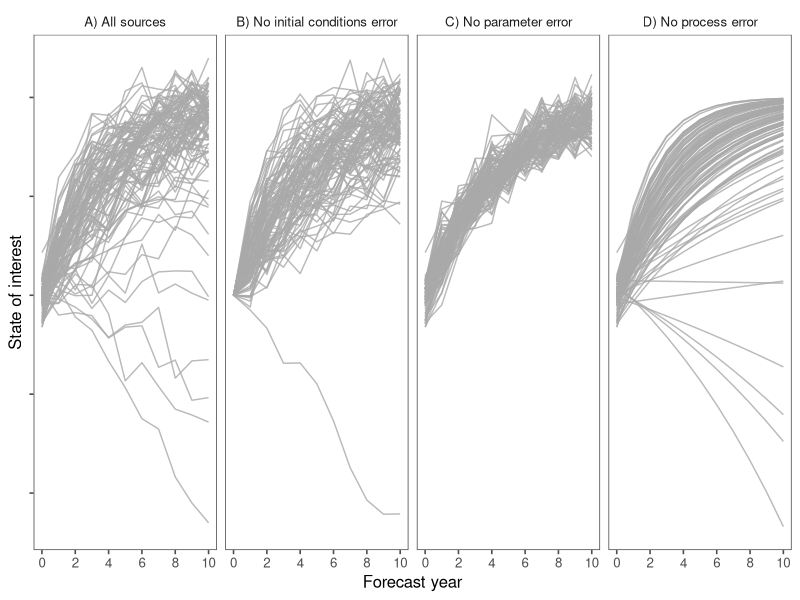
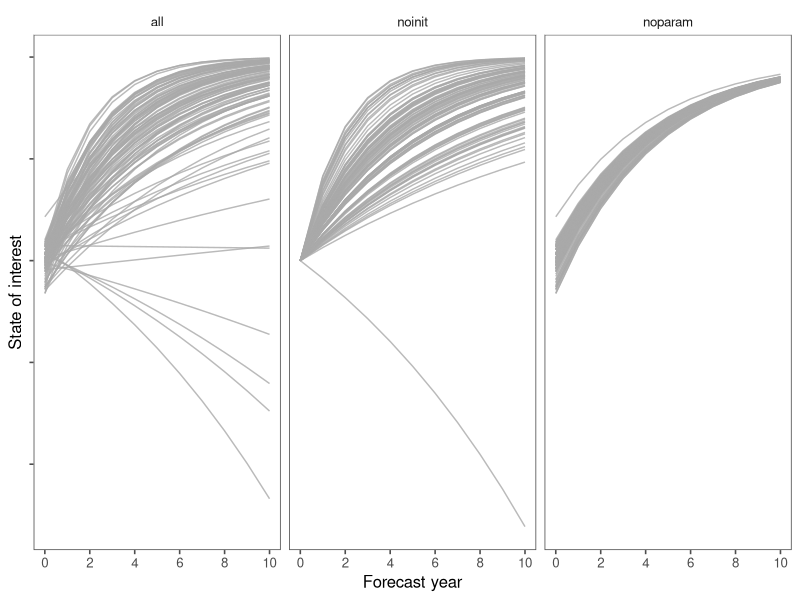

Reproduce these figures in R, in order. (Note: this script raises an error after producing the figures.)
################################################################################
##  generate_forecast_fxns.R: Script to generate a forecast time series. 
##  The simulated data can then be used to test the forecast partitioning
##  approach. The forecast generation process includes error from 
##  initial conditions uncertainty, parameter error, driver uncertainty, and 
##  process error.
##
##  Author: Andrew Tredennick
##  Date created: March 13, 2018
################################################################################

##  Clear the workspace
rm(list = ls(all.names = TRUE))


####
####  LOAD LIBRARIES -----------------------------------------------------------
####
library(tidyverse)
library(dplyr)
library(ggthemes)



####
####  DEFINE SIMULATOR FUNCTION ------------------------------------------------
####
generate_forecast <- function(z_bar, 
                              z_sigma, 
                              a_bar,
                              a_sigma,
                              theta_bar = NULL, 
                              theta_sigma = NULL, 
                              x_bar = NULL, 
                              x_sigma = NULL, 
                              proc_sigma, 
                              n_times, 
                              n_iters,
                              seed = NULL){
  if(is.null(seed) == FALSE){
    set.seed(seed)
  }
  
  if(is.null(x_bar) == FALSE){
    if(is.matrix(x_bar) == FALSE){
      stop("x_bar must be a matrix even if only providing one covariate.
           Coerce to a single column matrix, with the number of rows equal
           to the number of time steps to be forecast.")
    }
    
    if((ncol(x_bar)-1) != length(theta_bar)){
      stop("The number of covariates [ncol(x_bar)] and the number of
           coefficients [length(theta_bar)] do not match.")
    }
  }
 
  
  # Generate vector of initial conditions
  Z <- rnorm(n_iters, z_bar, z_sigma)
  
  # Generate vector of autoregressive terms
  A <- rnorm(n_iters, a_bar, a_sigma)
  
  # Generate array of time-varying covariates
  if(is.null(x_bar) == FALSE){
    X <- array(NA, dim = c((ncol(x_bar)+1), n_iters, n_times))
    X[1,,] <- 1 # make first rows 1 for the intercept
    for(dot in 1:n_times){
      for(dox in 1:ncol(x_bar)){
        X[dox+1,,dot] <- rnorm(n_iters, x_bar[dot,dox], x_sigma[dot,dox])
      }
    }
  }
  
  
  # Generate matrix of time-invariant parameters
  if(is.null(theta_bar) == FALSE){
    Theta <- matrix(NA, length(theta_bar), n_iters)
    for(dotheta in 1:length(theta_bar)){
      Theta[, dotheta] <- rnorm(n_iters, theta_bar[dotheta], theta_sigma[dotheta])
    }
  }
  
  # Generate matrix of forecasts
  forecasts <- matrix(NA, n_times+1, n_iters)
  forecasts[1,] <- Z
  
  if(is.null(theta_bar)){
    for(iiter in 1:n_times){
      Z <- A*Z
      forecasts[iiter+1, ] <- rnorm(n_iters, Z, proc_sigma) 
    }
  }else{
    for(iiter in 1:n_times){
      mu <- A*Z[iiter] + X[iiter, ]*Theta
      forecasts[iiter, ] <- rnorm(n_iters, mu, proc_sigma) 
    }
  }
  
  return(forecasts)
}



####
####  GENERATE FORECASTS -------------------------------------------------------
####
z_bar <- -20
z_sigma <- 1.5
a_bar <- 0.8
a_sigma <- 0.1
proc_sigma <- 1.6
n_times <- 10
n_iters <- 100
seed <- 126

outcasts_all <- generate_forecast(z_bar,
                                  z_sigma, 
                                  a_bar,
                                  a_sigma,
                                  theta_bar = NULL, 
                                  theta_sigma = NULL, 
                                  x_bar = NULL, 
                                  x_sigma = NULL, 
                                  proc_sigma, 
                                  n_times, 
                                  n_iters,
                                  seed)

outcasts_noproc <- generate_forecast(z_bar,
                                  z_sigma, 
                                  a_bar,
                                  a_sigma,
                                  theta_bar = NULL, 
                                  theta_sigma = NULL, 
                                  x_bar = NULL, 
                                  x_sigma = NULL, 
                                  proc_sigma = 0, 
                                  n_times, 
                                  n_iters,
                                  seed)

outcasts_noparam <- generate_forecast(z_bar,
                                  z_sigma, 
                                  a_bar,
                                  a_sigma = 0,
                                  theta_bar = NULL, 
                                  theta_sigma = NULL, 
                                  x_bar = NULL, 
                                  x_sigma = NULL, 
                                  proc_sigma, 
                                  n_times, 
                                  n_iters,
                                  seed)

outcasts_noinit <- generate_forecast(z_bar,
                                      z_sigma = 0, 
                                      a_bar,
                                      a_sigma,
                                      theta_bar = NULL, 
                                      theta_sigma = NULL, 
                                      x_bar = NULL, 
                                      x_sigma = NULL, 
                                      proc_sigma, 
                                      n_times, 
                                      n_iters,
                                      seed)

outcasts_combined <- as.data.frame(outcasts_all) %>%
  mutate(year = 0:n_times) %>%
  gather(key,value,-year) %>%
  mutate(simulation = "A) All sources") %>%
  rbind(as.data.frame(outcasts_noproc) %>%
          mutate(year = 0:n_times) %>%
          gather(key,value,-year) %>%
          mutate(simulation = "D) No process error")) %>%
  rbind(as.data.frame(outcasts_noinit) %>%
          mutate(year = 0:n_times) %>%
          gather(key,value,-year) %>%
          mutate(simulation = "B) No initial conditions error")) %>%
  rbind(as.data.frame(outcasts_noparam) %>%
          mutate(year = 0:n_times) %>%
          gather(key,value,-year) %>%
          mutate(simulation = "C) No parameter error"))

ggplot(outcasts_combined, aes(x = year, y = value, group = key))+
  geom_line(color = "darkgrey", alpha = 0.8)+
  facet_wrap(~simulation, ncol = 4)+
  scale_x_continuous(breaks = c(0,2,4,6,8,10))+
  ylab("State of interest")+
  xlab("Forecast year")+
  theme_few()+
  theme(axis.text.y = element_blank())
# ggsave(filename = "../figures/forecast_uncertainty_example.pdf", width = 8.5, height = 3, units = "in")



####
####  TEST CASE OF ANOVA WITH 2 SOURCES OF ERROR ONLY --------------------------
####
z_bar <- -20
z_sigma <- 1.5
a_bar <- 0.8
a_sigma <- 0.1
proc_sigma <- 0
n_times <- 10
n_iters <- 100
seed <- 126

outcasts_all <- generate_forecast(z_bar,
                                  z_sigma, 
                                  a_bar,
                                  a_sigma,
                                  theta_bar = NULL, 
                                  theta_sigma = NULL, 
                                  x_bar = NULL, 
                                  x_sigma = NULL, 
                                  proc_sigma, 
                                  n_times, 
                                  n_iters,
                                  seed)

outcasts_noinit <- generate_forecast(z_bar,
                                     z_sigma = 0, 
                                     a_bar,
                                     a_sigma,
                                     theta_bar = NULL, 
                                     theta_sigma = NULL, 
                                     x_bar = NULL, 
                                     x_sigma = NULL, 
                                     proc_sigma, 
                                     n_times, 
                                     n_iters,
                                     seed)

outcasts_noparam <- generate_forecast(z_bar,
                                      z_sigma, 
                                      a_bar,
                                      a_sigma = 0,
                                      theta_bar = NULL, 
                                      theta_sigma = NULL, 
                                      x_bar = NULL, 
                                      x_sigma = NULL, 
                                      proc_sigma, 
                                      n_times, 
                                      n_iters,
                                      seed)

outcasts_combined <- as.data.frame(outcasts_all) %>%
  mutate(year = 0:n_times) %>%
  gather(key,value,-year) %>%
  mutate(simulation = "all") %>%
  rbind(as.data.frame(outcasts_noinit) %>%
          mutate(year = 0:n_times) %>%
          gather(key,value,-year) %>%
          mutate(simulation = "noinit")) %>%
  rbind(as.data.frame(outcasts_noparam) %>%
          mutate(year = 0:n_times) %>%
          gather(key,value,-year) %>%
          mutate(simulation = "noparam"))

ggplot(outcasts_combined, aes(x = year, y = value, group = key))+
  geom_line(color = "darkgrey", alpha = 0.8)+
  facet_wrap(~simulation, ncol = 4)+
  scale_x_continuous(breaks = c(0,2,4,6,8,10))+
  ylab("State of interest")+
  xlab("Forecast year")+
  theme_few()+
  theme(axis.text.y = element_blank())

##  Calculate variance
forecast_var <- outcasts_combined %>%
  group_by(year, simulation) %>%
  summarise(variance = var(value)) %>%
  ungroup() %>%
  spread(simulation, variance) %>%
  mutate(interaction = noinit + noparam) %>%
  gather(simulation, variance, -year)

mylabs <- c(expression(V^(F)),
            expression(V^(I)+V^(PA)),
            expression(V^(PA)),
            expression(V^(I)))

ggplot(forecast_var, aes(x = year, y = variance))+
  geom_ribbon(aes(ymax = forecast_var[forecast_var$simulation=="all","variance"],
                  ymin = forecast_var[forecast_var$simulation=="interaction","variance"]),
              fill = "grey88")+
  geom_line(aes(linetype = simulation), size = 0.6)+
  annotate("text", x = 8, y = 30, label = "epsilon^(italic('I,PA'))", parse = TRUE, size = 5)+
  xlab("Forecast year (T + q)")+
  ylab("Forecast variance (V)")+
  # scale_color_colorblind(name = NULL, labels = mylabs)+
  scale_linetype_manual(values = c(1,2,3,6),name = NULL, labels = mylabs)+
  scale_x_continuous(breaks = c(0,2,4,6,8,10))+
  theme_few()+
  theme(legend.position = c(0,1),
        legend.justification=c(-0.1, 1.1),
        legend.text=element_text(size=10),
        legend.text.align = 0,
        legend.key.width = unit(1,"cm"))
ggsave(filename = "../figures/example_interaction_effect.pdf", width = 4.2, height = 3, units = "in")

interaction_var <- forecast_var %>%
  spread(simulation, variance) %>%
  mutate(interaction_effect = all - interaction)

ggplot(interaction_var, aes(x = year, y = interaction_effect))+
  geom_line()
  
